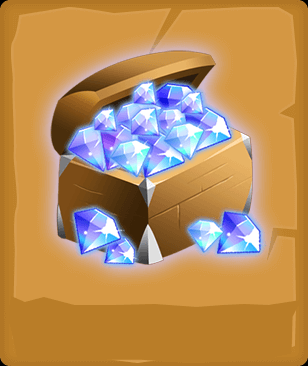

Tiled map render using the project's own tile images. Description and the whole map definition, tile-layer contents included, below:
An orthogonal 1x1 tile map with 308x366 px tiles, 1 tile layer (Tile Layer 1) and 11 objects.

<map version="2017.05.26" orientation="orthogonal" renderorder="right-down" width="1" height="1" tilewidth="308" tileheight="366" nextobjectid="24">
 <tileset firstgid="1" name="diamond_board4" tilewidth="308" tileheight="366" tilecount="1" columns="1">
  <image source="diamond_board4.png" width="308" height="366" />
 </tileset>
 <layer name="Tile Layer 1" width="1" height="1">
  <data encoding="csv">
1
</data>
 </layer>
 <objectgroup name="Twinkle">
  <object id="11" x="147.25" y="116.25" width="1" height="1" />
  <object id="12" x="146" y="88.75" width="1" height="1" />
  <object id="13" x="107" y="115.75" width="1" height="1" />
  <object id="14" x="137.75" y="150.25" width="1" height="1" />
  <object id="15" x="190.5" y="132.75" width="1" height="1" />
  <object id="16" x="192.833" y="98.8333" width="1" height="1" />
  <object id="17" x="105.5" y="231.5" width="1" height="1" />
  <object id="18" x="212.833" y="231.5" width="1" height="1" />
  <object id="21" x="126.167" y="253.5" width="1" height="1" />
  <object id="22" x="247.5" y="238.833" width="1" height="1" />
  <object id="23" x="216.167" y="130.167" width="1" height="1" />
 </objectgroup>
</map>
